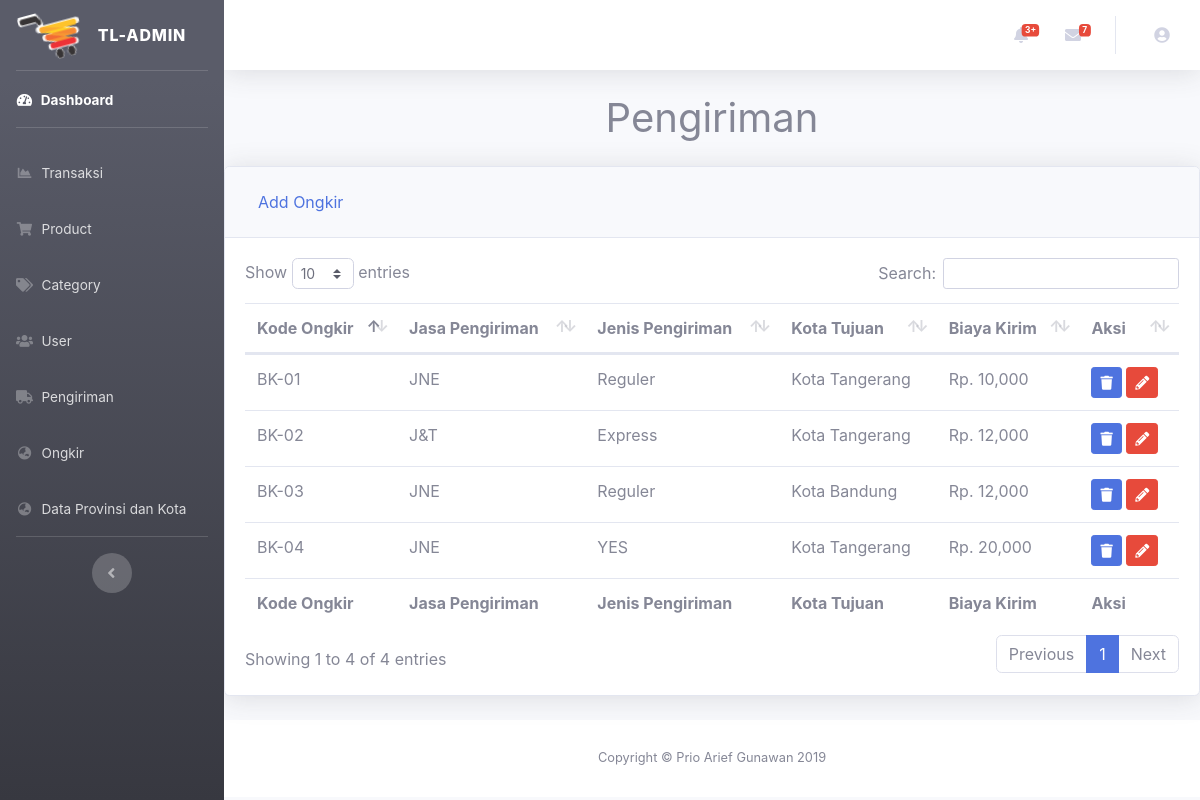
/Ongkir, run on the app's committed database.
### tables this page shows
CREATE TABLE `biaya_kirim` (
  `kd_bk` varchar(20) NOT NULL,
  `kd_jp` varchar(20) NOT NULL,
  `kd_kota` varchar(20) NOT NULL,
  `biaya_kirim` int(11) NOT NULL
);

CREATE TABLE `jasa_pengiriman` (
  `kd_jasa` varchar(20) NOT NULL,
  `nama_jasa` varchar(50) NOT NULL
);

CREATE TABLE `jenis_pengiriman` (
  `kd_jp` varchar(20) NOT NULL,
  `nama_jp` varchar(50) NOT NULL,
  `kd_jasa` varchar(20) NOT NULL
);

CREATE TABLE `kota` (
  `kd_kota` varchar(20) NOT NULL,
  `nama_kota` varchar(100) NOT NULL,
  `kd_prov` varchar(20) NOT NULL
);

### application/controllers/Ongkir.php (called while the page is built, shortened)
<?php
class Ongkir extends CI_Controller
{
    public function __construct()
    {
        $this->load->library('form_validation');
        $this->load->model('Ongkir_model');
        $this->load->model('Pengiriman_model');
        $this->load->model('Kota_model');
    }
    Public function index()
    {
        $data['title'] = 'Data Ongkir';
        $data['user'] = $this->db->get_where('admin', ['email' => $this->session->userdata('email')])->row_array();
        $data['ongkir'] = $this->Ongkir_model->getAllOngkir();
        $this->load->view('admin/header', $data);
        $this->load->view('admin/Ongkir/index', $data);
        $this->load->view('admin/footer');
    }
}

### index.php (called while the page is built, shortened)
<?php
require_once BASEPATH.'core/CodeIgniter.php';

### application/models/Ongkir_model.php (called while the page is built, shortened)
<?php
class Ongkir_model extends CI_Model
{
    public function getAllOngkir()
    {
        $query = "SELECT bk.*, japeng.*, jepeng.*, kota.nama_kota FROM biaya_kirim bk, jasa_pengiriman japeng, jenis_pengiriman jepeng, kota
        WHERE bk.kd_jp = jepeng.kd_jp AND japeng.kd_jasa = jepeng.kd_jasa AND bk.kd_kota = kota.kd_kota";
        return $this->db->query($query)->result_array();
    }
}

### application/views/admin/Ongkir/index.php (the view)
<h1 class="text-center mb-4">Pengiriman</h1>
<div class="card shadow mb-4">
            <div class="card-header py-3">
              <a class=" btn btn-link text-decoration-none" href="<?= base_url() ?>Ongkir/AddOngkir">Add Ongkir</a>
            </div>
            <div class="card-body">
              <div class="table-responsive">
                <table class="table table-bordered-stripped" id="dataTable" width="100%" cellspacing="0">
                  <thead>
                    <tr>
                      <th>Kode Ongkir</th>
                      <th>Jasa Pengiriman</th>
                      <th>Jenis Pengiriman</th>
                      <th>Kota Tujuan</th>
                      <th>Biaya Kirim</th>
                      <th>Aksi</th>
                    </tr>
                  </thead>
                  <tfoot>
                    <tr>
                      <th>Kode Ongkir</th>
                      <th>Jasa Pengiriman</th>
                      <th>Jenis Pengiriman</th>
                      <th>Kota Tujuan</th>
                      <th>Biaya Kirim</th>
                      <th>Aksi</th>
                    </tr>
                  </tfoot>
                  <tbody>
                  <?php foreach($ongkir as $p): ?>
                    <tr>
                      <td><?= $p['kd_bk']; ?></td>
                      <td><?= $p['nama_jasa']; ?></td>
                      <td><?= $p['nama_jp']; ?></td>
                      <td><?= $p['nama_kota']; ?></td>
                      <td>Rp. <?= number_format($p['biaya_kirim']); ?></td>
                      <td>
                        <a class="btn btn-primary btn-sm" href="<?= base_url() ?>Ongkir/HapusOngkir/<?= $p['kd_bk'] ?>" onclick="return confirm('yakin ?');" title="Delete"><i class="fas fa-trash"></i></a>
                        <a class="btn btn-danger btn-sm" href="<?= base_url() ?>Ongkir/EditOngkir/<?= $p['kd_bk'] ?>" title="Edit"><i class="fas fa-pencil-alt"></i></a>
                      </td>
                    </tr>
                  <?php endforeach; ?>
                  </tbody>
                </table>
              </div>
            </div>
          </div>

### data on the page
biaya_kirim: kd_bk "BK-01", jasa_pengiriman.nama_jasa "JNE", kd_jp.nama_jp "Reguler", kd_kota.nama_kota "Kota Tangerang", biaya_kirim "10,000"
biaya_kirim: kd_bk "BK-02", jasa_pengiriman.nama_jasa "J&T", kd_jp.nama_jp "Express", kd_kota.nama_kota "Kota Tangerang", biaya_kirim "12,000"
biaya_kirim: kd_bk "BK-03", jasa_pengiriman.nama_jasa "JNE", kd_jp.nama_jp "Reguler", kd_kota.nama_kota "Kota Bandung", biaya_kirim "12,000"
biaya_kirim: kd_bk "BK-04", jasa_pengiriman.nama_jasa "JNE", kd_jp.nama_jp "YES", kd_kota.nama_kota "Kota Tangerang", biaya_kirim "20,000"
